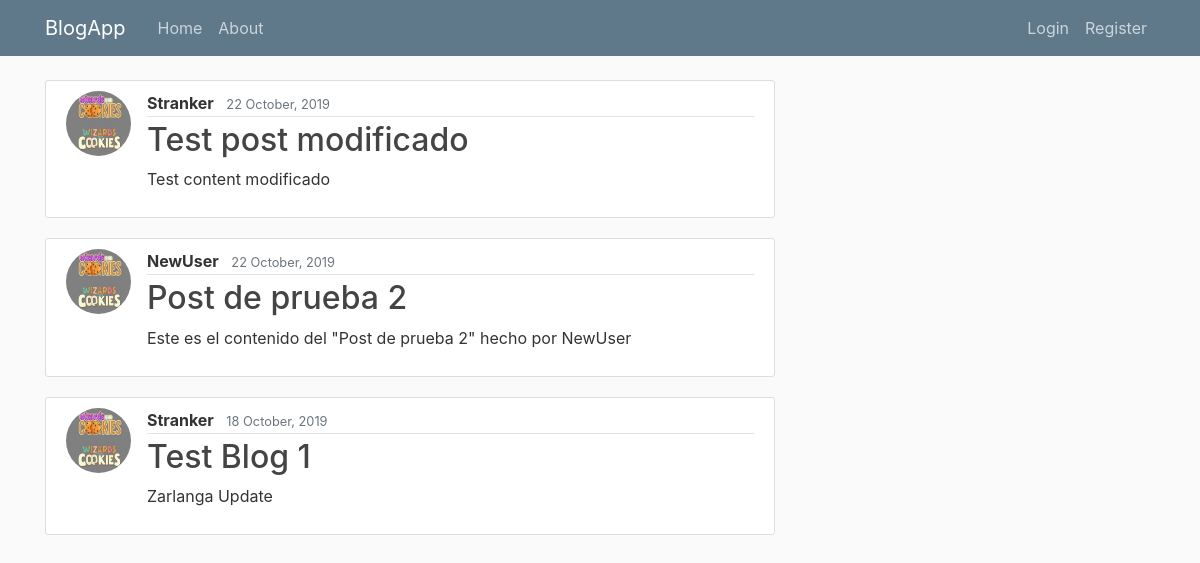
The page / on the database its author committed.
### blog/models.py (models this page shows, shortened)
class Post(models.Model):
    title = models.CharField(max_length=100)
    content = models.TextField()
    date_posted = models.DateTimeField(default=timezone.now)
    author = models.ForeignKey(User, on_delete=models.CASCADE)

### users/models.py (models this page shows, shortened)
class Profile(models.Model):
    user = models.OneToOneField(User, on_delete=models.CASCADE)
    image = models.ImageField(default='default.jpg', upload_to='profile_pics')

### blog/views.py (the view)
# urls.py: path('', PostListView.as_view(), name='blog-home'),
class PostListView(ListView):
    model = Post
    template_name = 'blog/home.html'  # <app>/<model>_<viewtype>.html
    context_object_name = 'posts'
    ordering = ['-date_posted']  # Ordena los post mas nuevos en el top

### blog/templates/blog/home.html
{% extends "blog/base.html" %}
{% block content %}
    {% for post in posts %}
        <article class="media content-section">
            <img class="rounded-circle article-img" src="{{ post.author.profile.image.url }}">
            <div class="media-body">
                <div class="article-metadata">
                    <strong class="mr-2" href="#">{{ post.author }}</strong>
                    <small class="text-muted">{{ post.date_posted|date:"d F, Y" }}</small>
                </div>
                <h2><a class="article-title" href="{% url 'post-detail' post.id %}">{{ post.title }}</a></h2>
                <p class="article-content">{{ post.content }}</p>
            </div>
        </article>
    {% endfor %}
{% endblock content %}

### blog/templates/blog/base.html (shortened to what this page needs)
<!DOCTYPE html>
<html>
<head>
    {% load static %}
    <link rel="stylesheet" href="https://maxcdn.bootstrapcdn.com/bootstrap/4.0.0/css/bootstrap.min.css">
    <link rel="stylesheet" type="text/css" href="{% static 'blog/main.css' %}">
</head>
<body>
    <header class="site-header">
      <nav class="navbar navbar-expand-md navbar-dark bg-steel fixed-top">
        <div class="container">
          <a class="navbar-brand mr-4" href="{% url 'blog-home' %}">BlogApp</a>
          <div class="collapse navbar-collapse" id="navbarToggle">
            <div class="navbar-nav mr-auto">
              <a class="nav-item nav-link" href="{% url 'blog-home' %}">Home</a>
              <a class="nav-item nav-link" href="{% url 'blog-about' %}">About</a>
            </div>
            <div class="navbar-nav">
                {% if user.is_authenticated %}
                    {% if user.is_staff %}
                        <a class="nav-item nav-link mr-auto" href="{% url 'post-create' %}">+New Post</a>
                    {% endif %}
                    <img class="rounded-circle article-img" src="{{ user.profile.image.url }}">
                    <a class="nav-item nav-link" href="{% url 'profile' %}">{{ user.username }}</a>
                    <a class="nav-item nav-link" href="{% url 'logout' %}">Logout</a>
                {% else %}
                    <a class="nav-item nav-link" href="{% url 'login' %}">Login</a>
                    <a class="nav-item nav-link" href="{% url 'register' %}">Register</a>
                {% endif %}
            </div>
          </div>
        </div>
      </nav>
    </header>
    <main role="main" class="container">
      <div class="row">
        <div class="col-md-8">
            {% block content %}{% endblock %}
        </div>
      </div>
    </main>
</body>
</html>

### blog/static/blog/main.css (style rules this page uses)
body { background: #fafafa; color: #333333; margin-top: 5rem; }
h1, h2, h3, h4, h5, h6 { color: #444444; }
.bg-steel { background-color: #5f788a; }
.site-header .navbar-nav .nav-link { color: #cbd5db; }
.content-section { background: #ffffff; padding: 10px 20px; border: 1px solid #dddddd; border-radius: 3px; margin-bottom: 20px; }
.article-title { color: #444444; }
.article-content { white-space: pre-line; }
.article-img { height: 65px; width: 65px; margin-right: 16px; }
.article-metadata { padding-bottom: 1px; margin-bottom: 4px; border-bottom: 1px solid #e3e3e3 }

### rows shown on the page
Post: author.profile.image (picture), author "Stranker", date_posted "22 October, 2019", title "Test post modificado", content "Test content modificado"
Post: author.profile.image (picture), author "NewUser", date_posted "22 October, 2019", title "Post de prueba 2", content "Este es el contenido del \"Post de prueba 2\" hecho por NewUser"
Post: author.profile.image (picture), author "Stranker", date_posted "18 October, 2019", title "Test Blog 1", content "Zarlanga Update"
